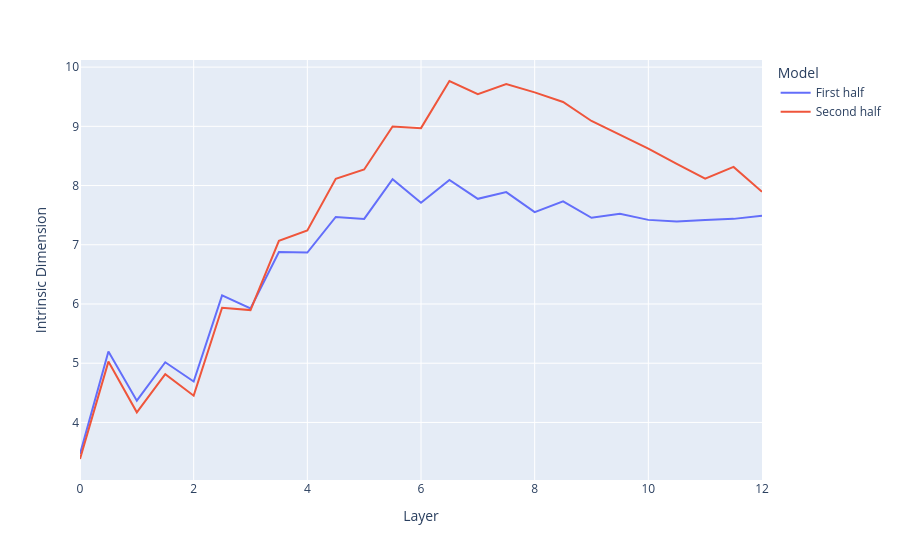

Notebook cell for this chart:
### Code cell
layers = model.cfg.n_layers

# 1. ID from accumulated_resid (pre and mid at each layer)
accumulated_residual, labels = cache.accumulated_resid(layer = -1, incl_mid=True, return_labels = True)
accumulated_residual_distances = convert_to_distances(accumulated_residual.squeeze())
tensors = []

ids = compute_ids(accumulated_residual_distances[:, :max_length//2, :max_length//2].cpu().numpy())
tensors.append(ids[:, 0, 1])

ids = compute_ids(accumulated_residual_distances[:, max_length//2:, max_length//2:].cpu().numpy())
tensors.append(ids[:, 0, 1])
lines(tensors,x=np.arange(model.cfg.n_layers * 2 + 1) / 2, hover_name=labels, names = ["First half", "Second half"])

### Figure 1 — Plotly figure (JSON) as saved in the notebook; plotly's stock layout.template omitted (floating-point values rounded to 4 significant figures)
{"data": [{"hovertemplate": "<b>%{hovertext}</b><br><br>Model=First half<br>Layer=%{x}<br>Intrinsic Dimension=%{y}<extra></extra>", "hovertext": ["0_pre", "0_mid", "1_pre", "1_mid", "2_pre", "2_mid", "3_pre", "3_mid", "4_pre", "4_mid", "5_pre", "5_mid", "6_pre", "6_mid", "7_pre", "7_mid", "8_pre", "8_mid", "9_pre", "9_mid", "10_pre", "10_mid", "11_pre", "11_mid", "final_post"], "legendgroup": "First half", "line": {"color": "#636efa", "dash": "solid"}, "marker": {"symbol": "circle"}, "mode": "lines", "name": "First half", "orientation": "v", "showlegend": true, "type": "scatter", "x": [0, 0.5, 1, 1.5, 2, 2.5, 3, 3.5, 4, 4.5, 5, 5.5, 6, 6.5, 7, 7.5, 8, 8.5, 9, 9.5, 10, 10.5, 11, 11.5, 12], "xaxis": "x", "y": [3.466, 5.199, 4.368, 5.016, 4.692, 6.145, 5.926, 6.878, 6.869, 7.47, 7.437, 8.109, 7.71, 8.094, 7.776, 7.889, 7.551, 7.733, 7.456, 7.522, 7.42, 7.393, 7.417, 7.437, 7.49], "yaxis": "y"}, {"hovertemplate": "<b>%{hovertext}</b><br><br>Model=Second half<br>Layer=%{x}<br>Intrinsic Dimension=%{y}<extra></extra>", "hovertext": ["0_pre", "0_mid", "1_pre", "1_mid", "2_pre", "2_mid", "3_pre", "3_mid", "4_pre", "4_mid", "5_pre", "5_mid", "6_pre", "6_mid", "7_pre", "7_mid", "8_pre", "8_mid", "9_pre", "9_mid", "10_pre", "10_mid", "11_pre", "11_mid", "final_post"], "legendgroup": "Second half", "line": {"color": "#EF553B", "dash": "solid"}, "marker": {"symbol": "circle"}, "mode": "lines", "name": "Second half", "orientation": "v", "showlegend": true, "type": "scatter", "x": [0, 0.5, 1, 1.5, 2, 2.5, 3, 3.5, 4, 4.5, 5, 5.5, 6, 6.5, 7, 7.5, 8, 8.5, 9, 9.5, 10, 10.5, 11, 11.5, 12], "xaxis": "x", "y": [3.383, 5.027, 4.171, 4.816, 4.452, 5.936, 5.897, 7.066, 7.24, 8.116, 8.271, 8.997, 8.97, 9.765, 9.544, 9.712, 9.574, 9.411, 9.09, 8.856, 8.623, 8.368, 8.118, 8.315, 7.894], "yaxis": "y"}], "layout": {"legend": {"title": {"text": "Model"}, "tracegroupgap": 0}, "margin": {"t": 60}, "xaxis": {"anchor": "y", "domain": [0, 1], "title": {"text": "Layer"}}, "yaxis": {"anchor": "x", "domain": [0, 1], "title": {"text": "Intrinsic Dimension"}}}}
